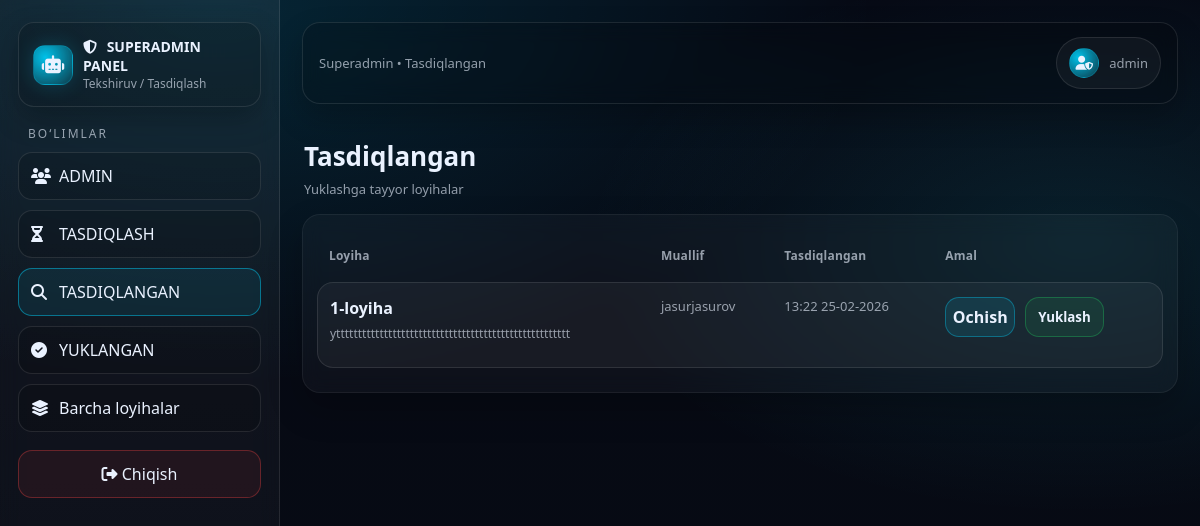
The page /p/superadmin/reviewed/ (signed in) on the database its author committed.
### apps/accounts/models.py (models this page shows, shortened)
class User(AbstractUser):
    class Role(models.TextChoices):
        SUPERADMIN = "SUPERADMIN", "Superadmin"
        ADMIN = "ADMIN", "Kichik admin"
        USER = "USER", "User"
    role = models.CharField(max_length=20, choices=Role.choices, default=Role.USER)
    created_by = models.ForeignKey(
        "self",
        on_delete=models.SET_NULL,
        null=True,
        blank=True,
        related_name="created_users",
        limit_choices_to={"role": "SUPERADMIN"},
    )

### apps/projects/models.py (models this page shows, shortened)
class Project(models.Model):
    class Status(models.TextChoices):
        DRAFT = "DRAFT", "Draft"
        PENDING = "PENDING", "Pending"
        REVIEWED = "REVIEWED", "Reviewed"
        REJECTED = "REJECTED", "Rejected"
        PUBLISHED = "PUBLISHED", "Published"
    image = models.ImageField(upload_to="project_images/", null=True, blank=True)
    title = models.CharField(max_length=200)               # majburiy
    short_desc = models.CharField(max_length=300)          # majburiy
    content = models.TextField()                           # majburiy
    youtube_url = models.URLField(blank=True)
    code_zip = models.FileField(upload_to="project_zips/", blank=True, null=True)
    coding_env_note = models.TextField(blank=True)
    status = models.CharField(max_length=20, choices=Status.choices, default=Status.DRAFT)
    author = models.ForeignKey(
        settings.AUTH_USER_MODEL,
        on_delete=models.SET_NULL,
        null=True,
        blank=True,
        related_name="projects",
    )
    author_name = models.CharField(max_length=255, blank=True, default="")
    reviewer = models.ForeignKey(
        settings.AUTH_USER_MODEL,
        on_delete=models.SET_NULL,
        null=True,
        blank=True,
        related_name="reviewed_projects",
    )
    review_note = models.TextField(blank=True)
    reviewed_at = models.DateTimeField(null=True, blank=True)
    published_at = models.DateTimeField(null=True, blank=True)
    created_at = models.DateTimeField(auto_now_add=True)
    updated_at = models.DateTimeField(auto_now=True)
    submitted_at = models.DateTimeField(null=True, blank=True)
    show_image = models.BooleanField(default=True)
    show_title = models.BooleanField(default=True)
    show_short_desc = models.BooleanField(default=True)
    show_content = models.BooleanField(default=True)
    show_youtube = models.BooleanField(default=True)
    show_zip = models.BooleanField(default=True)
    show_code = models.BooleanField(default=True)
    class Meta:
        ordering = ["-created_at"]

### apps/projects/views.py (the view)
# urls.py: path("p/superadmin/reviewed/", views.superadmin_reviewed_list, name="superadmin_reviewed_list"),
@login_required
@user_passes_test(is_superadmin)
def superadmin_reviewed_list(request):
    projects = Project.objects.filter(status=Project.Status.REVIEWED)
    return render(request, "projects/superadmin/reviewed_list.html", {"projects": projects})

### apps/projects/views.py (called while the page is built)
def is_superadmin(user):
    return user.is_authenticated and getattr(user, "role", None) == "SUPERADMIN"

### apps/projects/templates/projects/superadmin/reviewed_list.html (shortened to what this page needs)
{% extends "accounts/superadmin/base_superadmin.html" %}
{% block nav_reviewed %}active{% endblock %}
{% block crumb %}Superadmin • Tasdiqlangan{% endblock %}
{% block content %}
  <div class="pagehead">
    <div>
      <h1 class="h1">Tasdiqlangan</h1>
      <div class="sub">Yuklashga tayyor loyihalar</div>
    </div>
  </div>
  <div class="card">
    <div class="tablewrap">
      <table class="tbl">
        <thead>
          <tr>
            <th>Loyiha</th>
            <th>Muallif</th>
            <th>Tasdiqlangan</th>
            <th>Amal</th>
          </tr>
        </thead>
        <tbody>
          {% for p in projects %}
            <tr>
              <td class="td-project">
                <b class="p-title">{{ p.title }}</b>
                <div class="p-desc">{{ p.short_desc }}</div>
              </td>
              <td class="td-muted">{{ p.author.username }}</td>
              <td class="td-muted">{{ p.reviewed_at|date:"H:i d-m-Y" }}</td>
              <td class="td-actions">
                <div class="actions">
                  <a class="btn btn-open" style="width: 70px; height: 40px;" href="{% url 'superadmin_review' p.id %}">Ochish</a>
                  <form method="post" action="{% url 'superadmin_publish' p.id %}">
                    <button class="btn btn-pub" type="submit">Yuklash</button>
                  </form>
                </div>
              </td>
            </tr>
          {% empty %}
            <tr><td colspan="4" class="empty">Hozircha REVIEWED yo‘q.</td></tr>
          {% endfor %}
        </tbody>
      </table>
    </div>
  </div>
{% endblock %}

### apps/accounts/templates/accounts/superadmin/base_superadmin.html (shortened to what this page needs)
{% load static %}
<html lang="uz">
<head>
  <link rel="stylesheet" href="https://cdnjs.cloudflare.com/ajax/libs/font-awesome/6.5.1/css/all.min.css">
</head>
<body>
<div class="layout">
  <aside class="sidebar" id="sidebar">
    <div class="brand">
      <div class="logo" style="display:flex;align-items:center;justify-content:center;font-size:18px;">
        <i class="fa-solid fa-robot"></i>
      </div>
      <div>
        <b>
          <i class="fa-solid fa-shield-halved" style="margin-right:6px;"></i>
          SUPERADMIN PANEL
        </b>
        <span>Tekshiruv / Tasdiqlash</span>
      </div>
    </div>
    <div class="section-title" style="color: var(--muted); letter-spacing: 2px; font-size: 12px; font-weight: normal;">BO‘LIMLAR</div>
    <nav class="nav">
      <a class="{% block nav_admins %}{% endblock %}" href="{% url 'superadmin_admin_list' %}">
        <i class="fa-solid fa-users" style="width:18px;"></i>
        ADMIN
      </a>
      <a class="{% block nav_pending %}{% endblock %}" href="{% url 'superadmin_pending_list' %}">
        <i class="fa-solid fa-hourglass-half" style="width:18px;"></i>
        TASDIQLASH
      </a>
      <a class="{% block nav_reviewed %}{% endblock %}" href="{% url 'superadmin_reviewed_list' %}">
        <i class="fa-solid fa-magnifying-glass" style="width:18px;"></i>
        TASDIQLANGAN
      </a>
      <a class="{% block nav_published %}{% endblock %}" href="{% url 'superadmin_published_list' %}">
        <i class="fa-solid fa-check-circle" style="width:18px;"></i>
        YUKLANGAN
      </a>
      <a class="{% block nav_allprojects %}{% endblock %}" href="{% url 'superadmin_projects_all' %}">
        <i class="fa-solid fa-layer-group" style="width:18px;"></i>
        Barcha loyihalar
      </a>
    </nav>
    <a class="logout" href="{% url 'logout' %}">
      <i class="fa-solid fa-right-from-bracket"></i> Chiqish
    </a>
  </aside>
  <main class="main">
    <div class="topbar">
      <div style="min-width:0; flex:1;">
        <div class="crumb">{% block crumb %}Boshqaruv paneli{% endblock %}</div>
      </div>
      <div class="userchip" title="{{ request.user.get_full_name|default:request.user.username }}">
        <div class="avatar">
          <i class="fa-solid fa-user-shield"></i>
        </div>
        <div class="name">
          {{ request.user.get_full_name|default:request.user.username }}
        </div>
      </div>
    </div>
    <div class="content">
      {% block content %}{% endblock %}
    </div>
  </main>
</div>
</body>
</html>

### apps/accounts/templates/accounts/superadmin/base_superadmin.html (style rules this page uses)
:root { --bg:#070b14; --panel:#0b1220; --panel2:#0f1a2e; --line:rgba(255,255,255,.10); --line2:rgba(0,212,255,.20); --text:#eaf2ff; --muted:rgba(234,242,255,.62); --cyan:#00d4ff; --danger:#ef4444; --ok:#22c55e; --warn:#f59e0b; --vio:#a78bfa; }
* { box-sizing:border-box;font-family:system-ui,-apple-system,"Segoe UI",Roboto,Arial;color:var(--text) }
body { margin:0; background: radial-gradient(1200px 700px at 18% 0%, rgba(0,212,255,.14), transparent 55%), radial-gradient(900px 500px at 90% 30%, rgba(33,230,255,.10), transparent 55%), linear-gradient(180deg, #060914, var(--bg)); min-height:100vh; }
a { color:inherit;text-decoration:none }
.layout { display:flex; min-height:100vh; }
.sidebar { width:280px; padding:22px 18px; background: linear-gradient(180deg, rgba(255,255,255,.06), rgba(255,255,255,.02)); border-right:1px solid var(--line); backdrop-filter: blur(10px); position: sticky; top: 0; align-self: flex-start; height: 100vh; overflow:auto; }
.brand { display:flex; gap:10px; align-items:center; padding:14px 14px; border:1px solid var(--line); border-radius:16px; background: rgba(0,0,0,.18); box-shadow: 0 12px 28px rgba(0,0,0,.25); margin-bottom:18px; }
.logo { width:40px; height:40px; border-radius:12px; background: radial-gradient(circle at 30% 30%, rgba(0,212,255,.9), rgba(0,212,255,.15)); border:1px solid var(--line2); box-shadow: 0 0 20px rgba(0,212,255,.18); flex:0 0 40px; }
.brand b { display:block; font-size:14px }
.brand span { display:block; font-size:12px; color:var(--muted) }
.section-title { font-size:12px; letter-spacing: 2px; color:var(--muted); margin:18px 10px 10px; }
.nav a { display:flex; align-items:center; gap:10px; padding:12px 12px; border-radius:14px; border:1px solid var(--line); background: rgba(0,0,0,.14); margin:10px 0; transition:.2s; }
.nav a.active { border-color:rgba(0,212,255,.45); background: rgba(0,212,255,.08); }
.logout { margin-top:18px; display:block; padding:12px 12px; border-radius:14px; border:1px solid rgba(239,68,68,.35); background: rgba(239,68,68,.08); text-align:center; }
.main { flex:1; padding:22px; }
.topbar { display:flex; align-items:center; justify-content:space-between; padding:14px 16px; border:1px solid var(--line); border-radius:18px; background: rgba(0,0,0,.16); backdrop-filter: blur(10px); box-shadow: 0 14px 30px rgba(0,0,0,.22); gap: 12px; position: sticky; top: 22px; z-index: 1000; }
.topbar .crumb { color:var(--muted); font-size:13px }
.userchip { display:flex; align-items:center; gap:10px; padding:10px 12px; border-radius:999px; border:1px solid var(--line); background: rgba(255,255,255,.04); min-width: 0; }
.userchip .name { font-size:13px; color:var(--muted); white-space: nowrap; overflow: hidden; text-overflow: ellipsis; max-width: 320px; }
.avatar { width:30px;height:30px;border-radius:999px; background: radial-gradient(circle at 30% 30%, rgba(0,212,255,.9), rgba(0,212,255,.18)); border:1px solid var(--line2); flex: 0 0 30px; display:flex;align-items:center;justify-content:center;font-size:14px; }
.content { margin-top:18px; }
.card { border:1px solid var(--line); background: rgba(0,0,0,.14); border-radius:18px; padding:14px; box-shadow: 0 16px 34px rgba(0,0,0,.22); backdrop-filter: blur(10px); }

### rows shown on the page
User: user.get_full_name "admin"
Project: title "1-loyiha", short_desc "ytttttttttttttttttttttttttttttttttttttttttttttttttttttt", author.username "jasurjasurov", reviewed_at "13:22 25-02-2026"
